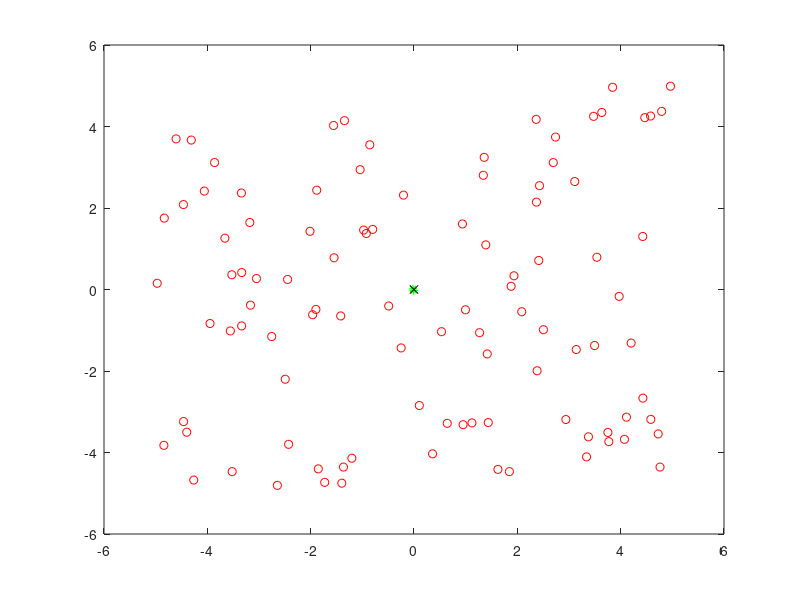
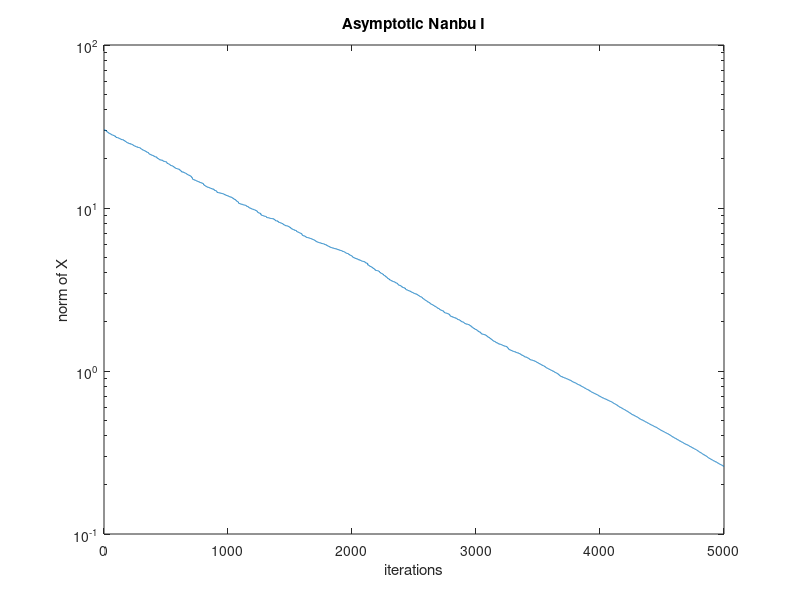

The MATLAB source for these figures, in order:
clc
clear all
close all

%% Ackley function minimization in dimension d

d = 2;
B = 0;
C = 0;
f = @(x) -20*exp(-(0.2/sqrt(d))*norm(x-B,2))-exp(1/d*sum(cos(2*pi*(x-B))))+ 20+ exp(1)+ C;

%% Parameters

N      = 100;       % Number of agents
dt     = sqrt(1/N);      % Time step
T      = 500;        % Final time
niter  = round(T/dt);
alpha  = 50;        
sigma  = 0.1;
lambda = 1/dt;      % gamma = epsilon = dt

% Initial position in [-5,5]
X0 = rand(N,d)*10 -5; 

% weight function
waf = @(x) exp(-alpha*f(x));

%% Method
X     = X0; 
wafx  = zeros(N,1);
for h=1:N
   wafx(h,1)= waf(X(h,:));
end
wafx = wafx/sum(wafx);
normX = zeros(1,niter);

tic
for k=1:niter
    XA = X(1:N/2,:);
    XB = X(N/2+1:N,:);
    XAnew = XA + dt*(XB-XA).*wafx(N/2+1:N) + sigma*sqrt(dt)*sqrt(sum(((XB-XA).*wafx(N/2+1:N)).^2,2)).*randn(N/2,d);
    XBnew = XB + dt*(XA-XB).*wafx(1:N/2) + sigma*sqrt(dt)*sqrt(sum(((XA-XB).*wafx(1:N/2)).^2,2)).*randn(N/2,d);
    X = [XAnew; XBnew];
    X = X(randperm(N),:);
    for h=1:N
       wafx(h,1)= waf(X(h,:));
    end
    wafx = wafx/sum(wafx);
    normX(k)=norm(X,2);
end
toc

%% Grafico se d=2

figure
plot(X0(:,1),X0(:,2),'ro')
hold on
plot(X(1,:),X(2,:),'*g')
plot(0,0,'xk')

figure
semilogy ([1:niter],normX)
xlabel('iterations')
ylabel('norm of X')
title('Asymptotic Nanbu I')


